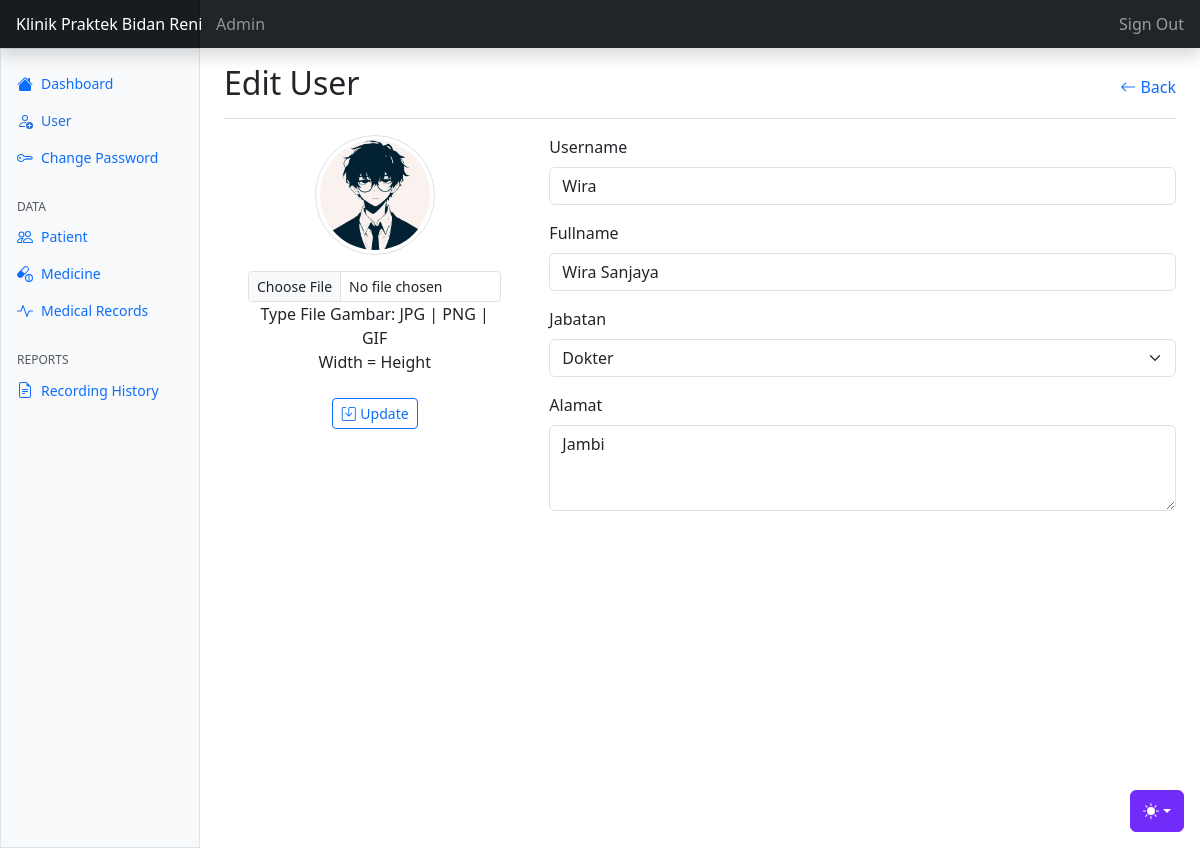
The page /user/edit-user.php?id=3 (signed in) on the database its author committed.
### tables this page shows
CREATE TABLE `tbl_user` (
  `userid` int NOT NULL,
  `username` varchar(30) NOT NULL,
  `fullname` varchar(100) NOT NULL,
  `password` varchar(255) NOT NULL,
  `jabatan` enum('1','2','3') NOT NULL COMMENT '1=administrator, 2=petugas, 3=dokter',
  `alamat` varchar(100) NOT NULL,
  `gambar` varchar(100) NOT NULL
);

### config.php (called while the page is built, shortened)
<?php
$main_url = "http://localhost/REKAMMEDIS/";
?>

### user/edit-user.php (the view, shortened to what this page needs)
<?php
require "../config.php";
require "../template/header.php";
require "../template/navbar.php";
require "../template/sidebar.php";
$id = $_GET['id'];
$queryUser = mysqli_query($koneksi, "SELECT * FROM tbl_user WHERE userid = $id");
$user = mysqli_fetch_assoc($queryUser);
?>
<main class="col-md-9 ms-sm-auto col-lg-10 px-md-4 min-vh-100">
    <div class="d-flex justify-content-between flex-wrap flex-md-nowrap align-items-center pt-3 pb-2 mb-3 border-bottom">
        <h1 class="h2">Edit User</h1>
        <a href="<?= $main_url ?>user" class="text-decoration-none">
            <i class="bi bi-arrow-left align-top"></i> Back
        </a>
    </div>
    <form action="proses-user.php" method="post" enctype="multipart/form-data">
        <div class="row">
            <div class="col-lg-4 text-center">
                <div class="px-4 mb-4">
                    <img src="<?= $main_url ?>aset/gambar/<?= $user['gambar'] ?>" alt="user" class="img-thumbnail mb-3 rounded-circle tampil" width="120px">
                    <input type="file" class="form-control form-control-sm" name="gambar" onchange="imgview()" id="gambar">
                    <span class="text-sm">Type File Gambar: JPG | PNG | GIF</span><br>
                    <span class="text-sm">Width = Height</span>
                </div>
                <button type="submit" name="update" class="btn btn-outline-primary btn-sm">
                    <i class="bi bi-save align-top"></i> Update
                </button>
            </div>
            <div class="col-lg-8">
                <div class="form-group mb-3">
                    <label for="username" class="form-label">Username</label>
                    <input type="text" name="username" class="form-control" id="username" placeholder="Masukkan Username" value="<?= $user['username'] ?>" autocomplete="off" autofocus required>
                </div>
                <div class="form-group mb-3">
                    <label for="fullname" class="form-label">Fullname</label>
                    <input type="text" name="fullname" class="form-control" id="fullname"
                    value="<?= $user['fullname'] ?>" placeholder="Masukkan Nama Lengkap User" autocomplete="off" required>
                </div>
                <div class="form-group mb-3">
                    <label for="jabatan" class="form-label">Jabatan</label>
                    <select name="jabatan" id="jabatan" class="form-select" required>
                        <option value="3" <?= $user['jabatan'] == 3 ? 'selected' : ''?>>Dokter</option>
                    </select>
                </div>
                <div class="form-group mb-3">
                    <label for="alamat" class="form-label">Alamat</label>
                    <textarea name="alamat" id="alamat" cols="" rows="3" class="form-control" placeholder="Masukkan Alamat User"><?= $user['alamat'] ?></textarea>
                </div>
            </div>
        </div>
    </form>
</main>
<?php require "../template/footer.php"; ?>

### aset/dashboard/dashboard.css (style rules this page uses)
.bi { display: inline-block; width: 1rem; height: 1rem; }

### template/header.php (style rules this page uses)
.bi { vertical-align: -.125em; fill: currentColor; }

### rows shown on the page
tbl_user: gambar (picture), username "Wira", fullname "Wira Sanjaya", jabatan "Dokter", alamat "Jambi"
